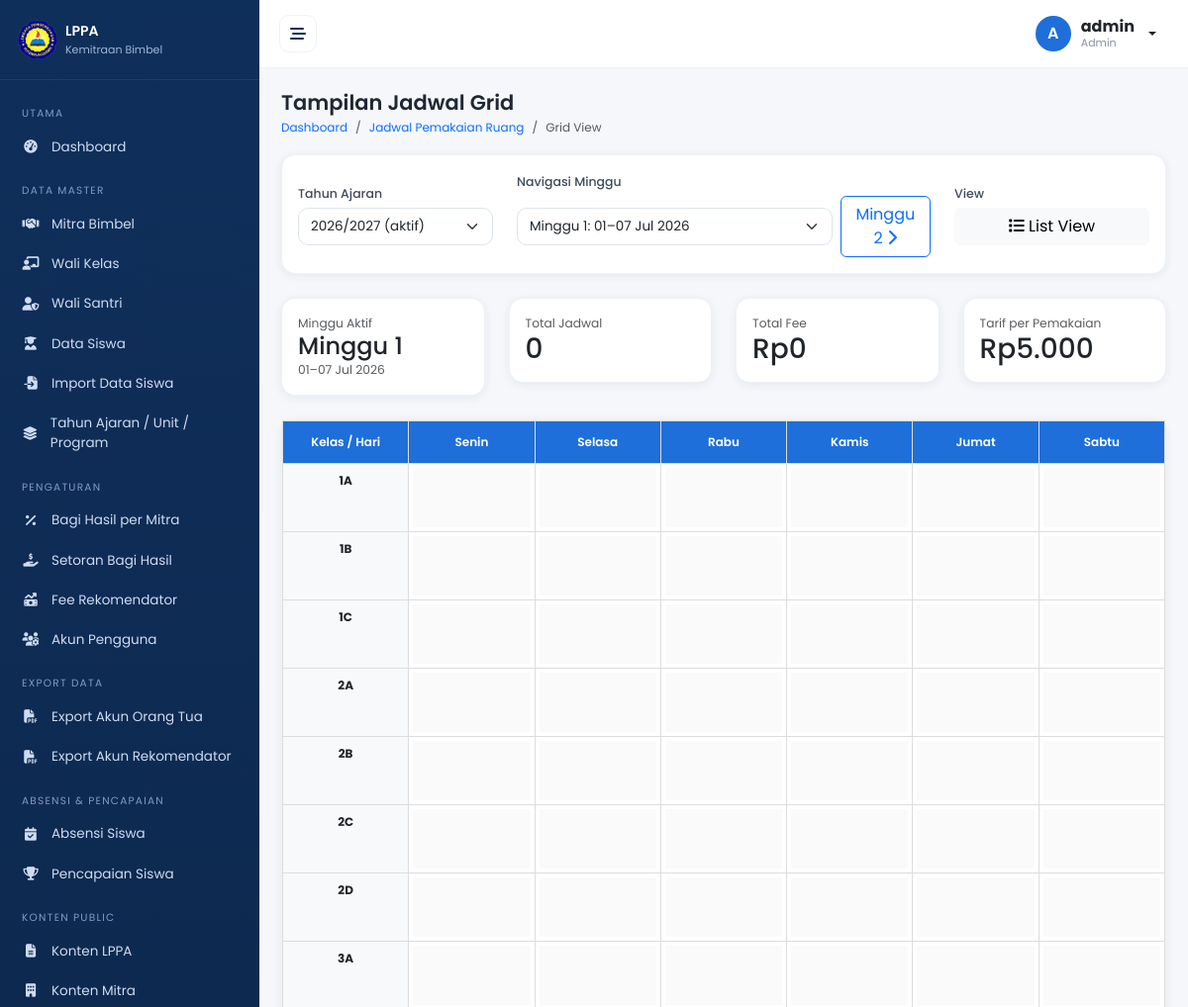
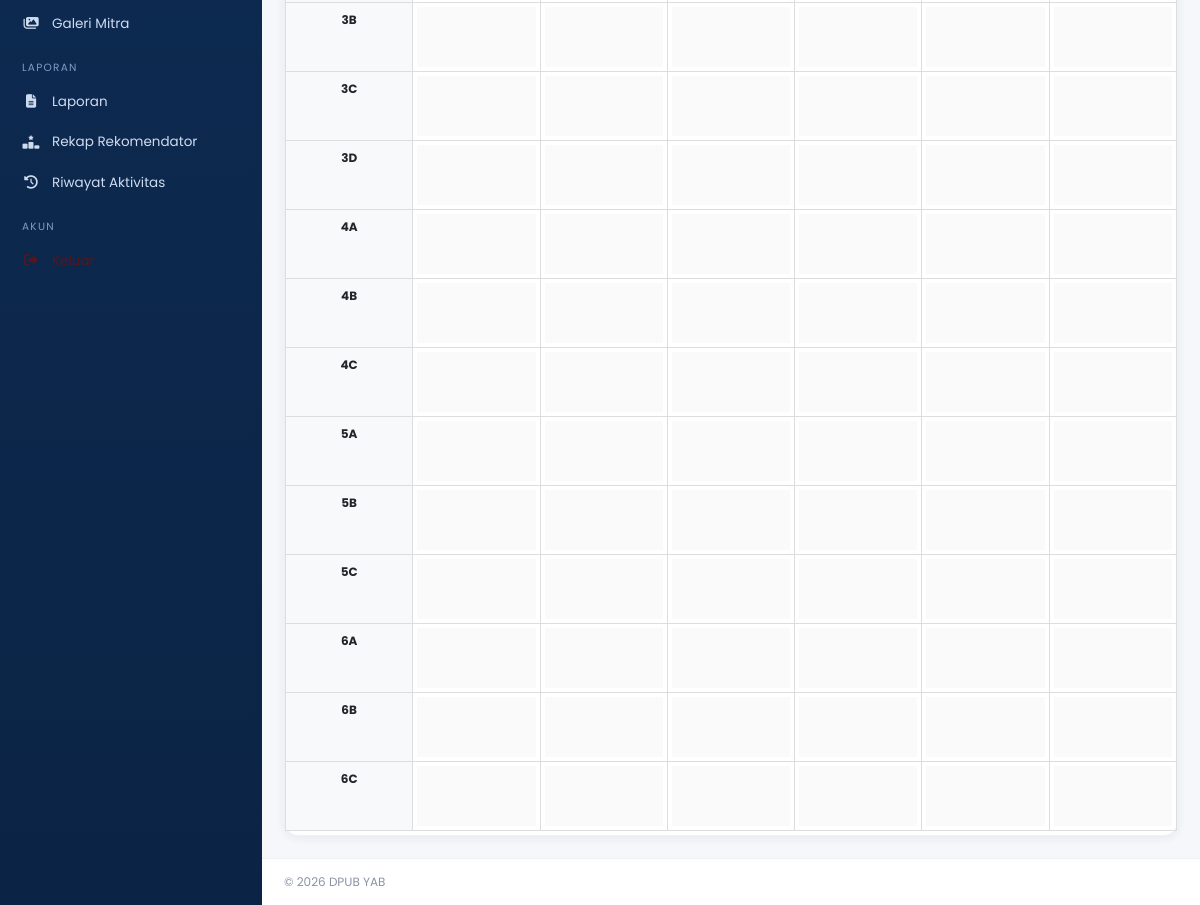
The page /admin/jadwal-grid-view.php (signed in) on the database its author committed (2 pictures, top to bottom).
### tables this page shows
CREATE TABLE `academic_years` (
  `id` int(11) NOT NULL,
  `nama_tahun_ajaran` varchar(30) NOT NULL,
  `tanggal_mulai` date DEFAULT NULL,
  `tanggal_selesai` date DEFAULT NULL,
  `status` enum('aktif','nonaktif') NOT NULL DEFAULT 'aktif'
);

CREATE TABLE `config_fee_settings` (
  `id` int(11) NOT NULL,
  `jenis_fee` varchar(50) NOT NULL,
  `deskripsi` text DEFAULT NULL,
  `tarif_default` decimal(10,0) NOT NULL DEFAULT 5000,
  `satuan` varchar(20) NOT NULL DEFAULT 'per_pemakaian',
  `status` enum('aktif','nonaktif') NOT NULL DEFAULT 'aktif',
  `created_at` timestamp NOT NULL DEFAULT current_timestamp(),
  `updated_at` timestamp NOT NULL DEFAULT current_timestamp() ON UPDATE current_timestamp()
);

### config/database.php (called while the page is built, shortened)
<?php
function db(): PDO {
    static $pdo = null;
    if ($pdo === null) {
        $dsn = 'mysql:host=' . DB_HOST . ';dbname=' . DB_NAME . ';charset=' . DB_CHARSET;
        try {
            $pdo = new PDO($dsn, DB_USER, DB_PASS, [
                PDO::ATTR_ERRMODE            => PDO::ERRMODE_EXCEPTION,
                PDO::ATTR_DEFAULT_FETCH_MODE => PDO::FETCH_ASSOC,
                PDO::ATTR_EMULATE_PREPARES   => false,
            ]);
        } catch (PDOException $e) {
            die('Koneksi database gagal: ' . htmlspecialchars($e->getMessage()));
        }
    }
    return $pdo;
}

### includes/functions.php (called while the page is built, shortened)
<?php
function e($v): string { return htmlspecialchars((string)$v, ENT_QUOTES, 'UTF-8'); }

### admin/jadwal-grid-view.php (the view, shortened to what this page needs)
<?php
function get_tarif_fee() {
    $config = db()->query("SELECT tarif_default FROM config_fee_settings WHERE jenis_fee = 'fee_wali_kelas_sd' AND status = 'aktif' LIMIT 1")->fetch();
    return $config ? (float)$config['tarif_default'] : 5000;
}
function calculate_week_dates($academicYearId, $mingguKe) {
    $ay = db()->prepare("SELECT tanggal_mulai FROM academic_years WHERE id = ?");
    $ay->execute([$academicYearId]);
    $ay = $ay->fetch();
    $startDate = new DateTime($ay['tanggal_mulai']);
    $startDate->modify('+' . (($mingguKe - 1) * 7) . ' days');
    $endDate = clone $startDate;
    $endDate->modify('+6 days');
    return [
        'minggu_ke' => $mingguKe,
        'tanggal_mulai' => $startDate->format('Y-m-d'),
        'tanggal_selesai' => $endDate->format('Y-m-d'),
        'display' => $startDate->format('d') . '–' . $endDate->format('d M Y')
    ];
}
$filterAcademicYear = $_GET['academic_year_id'] ?? '';
$filterMinggu = $_GET['minggu_ke'] ?? 1;
if ($filterAcademicYear === '') {
    $activeAY = db()->query("SELECT id FROM academic_years WHERE status='aktif' ORDER BY id DESC LIMIT 1")->fetch();
    if ($activeAY) {
        $filterAcademicYear = $activeAY['id'];
    } else {
        $latestAY = db()->query("SELECT id FROM academic_years ORDER BY id DESC LIMIT 1")->fetch();
        if ($latestAY) $filterAcademicYear = $latestAY['id'];
    }
}
$currentWeekDates = calculate_week_dates($filterAcademicYear, $filterMinggu);
$jadwal = db()->prepare("
    SELECT j.*, p.nama_mitra, k.nama_kelas, ay.nama_tahun_ajaran
    FROM jadwal_pemakaian_ruang j
    LEFT JOIN partners p ON p.id = j.partner_id
    LEFT JOIN kelas_detail k ON k.id = j.kelas_detail_id
    LEFT JOIN academic_years ay ON ay.id = j.academic_year_id
    WHERE j.academic_year_id = ? AND j.minggu_ke = ?
    ORDER BY FIELD(j.hari, 'Senin', 'Selasa', 'Rabu', 'Kamis', 'Jumat', 'Sabtu'), k.nama_kelas, j.jam_mulai
");
$jadwal->execute([(int)$filterAcademicYear, (int)$filterMinggu]);
$jadwal = $jadwal->fetchAll();
$hariList = ['Senin', 'Selasa', 'Rabu', 'Kamis', 'Jumat', 'Sabtu'];
$kelasList = ['1A', '1B', '1C', '2A', '2B', '2C', '2D', '3A', '3B', '3C', '3D', '4A', '4B', '4C', '5A', '5B', '5C', '6A', '6B', '6C'];
$grid = [];
foreach ($kelasList as $kelas) {
    foreach ($hariList as $hari) {
        $grid[$kelas][$hari] = [];
    }
}
$academicYears = db()->query("SELECT * FROM academic_years ORDER BY status DESC, nama_tahun_ajaran")->fetchAll();
$tarifFee = get_tarif_fee();
$availableWeeks = [];
if ($filterAcademicYear) {
    for ($i = 1; $i <= 52; $i++) {
        $weekDates = calculate_week_dates($filterAcademicYear, $i);
        if ($weekDates) {
            $availableWeeks[] = $weekDates;
        }
    }
}
include __DIR__ . '/../includes/header.php';
?>
<div class="card mb-4">
  <div class="card-body">
    <div class="row align-items-center">
      <div class="col-md-3">
        <label class="form-label">Tahun Ajaran</label>
        <select name="academic_year_id" class="form-select" onchange="location.href='?academic_year_id='+this.value+'&minggu_ke=1'">
          <?php foreach ($academicYears as $ay): ?>
            <option value="<?= $ay['id'] ?>" <?= $filterAcademicYear == $ay['id'] ? 'selected' : '' ?>>
              <?= e($ay['nama_tahun_ajaran']) ?> (<?= $ay['status'] ?>)
            </option>
          <?php endforeach; ?>
        </select>
      </div>
      <div class="col-md-6">
        <label class="form-label">Navigasi Minggu</label>
        <div class="d-flex align-items-center gap-2">
          <select class="form-select" onchange="location.href='?academic_year_id=<?= $filterAcademicYear ?>&minggu_ke='+this.value">
            <?php foreach ($availableWeeks as $week): ?>
              <option value="<?= $week['minggu_ke'] ?>" <?= $filterMinggu == $week['minggu_ke'] ? 'selected' : '' ?>>
                Minggu <?= $week['minggu_ke'] ?>: <?= $week['display'] ?>
              </option>
            <?php endforeach; ?>
          </select>
          <?php if ($filterMinggu < 52): ?>
            <a href="?academic_year_id=<?= $filterAcademicYear ?>&minggu_ke=<?= $filterMinggu + 1 ?>" class="btn btn-outline-primary">
              Minggu <?= $filterMinggu + 1 ?> <i class="fa-solid fa-chevron-right"></i>
            </a>
          <?php endif; ?>
        </div>
      </div>
      <div class="col-md-3">
        <label class="form-label">View</label>
        <a href="jadwal-pemakaian-ruang?academic_year_id=<?= $filterAcademicYear ?>&minggu_ke=<?= $filterMinggu ?>" class="btn btn-light w-100">
          <i class="fa-solid fa-list"></i> List View
        </a>
      </div>
    </div>
  </div>
</div>
<div class="row g-4 mb-4">
  <div class="col-lg-3">
    <div class="card">
      <div class="card-body">
        <div class="text-muted small">Minggu Aktif</div>
        <div class="h4 mb-0">Minggu <?= $filterMinggu ?></div>
        <div class="text-muted small"><?= $currentWeekDates['display'] ?? '-' ?></div>
      </div>
    </div>
  </div>
  <div class="col-lg-3">
    <div class="card">
      <div class="card-body">
        <div class="text-muted small">Total Jadwal</div>
        <div class="h3 mb-0"><?= count($jadwal) ?></div>
      </div>
    </div>
  </div>
  <div class="col-lg-3">
    <div class="card">
      <div class="card-body">
        <div class="text-muted small">Total Fee</div>
        <div class="h3 mb-0">Rp<?= number_format(count($jadwal) * $tarifFee, 0, ',', '.') ?></div>
      </div>
    </div>
  </div>
  <div class="col-lg-3">
    <div class="card">
      <div class="card-body">
        <div class="text-muted small">Tarif per Pemakaian</div>
        <div class="h3 mb-0">Rp<?= number_format($tarifFee, 0, ',', '.') ?></div>
      </div>
    </div>
  </div>
</div>
<div class="card">
  <div class="card-body p-0">
    <div class="table-responsive-wrapper mobile-table-wrapper">
      <table class="schedule-grid">
        <thead>
          <tr>
            <th>Kelas / Hari</th>
            <?php foreach ($hariList as $hari): ?>
              <th><?= $hari ?></th>
            <?php endforeach; ?>
          </tr>
        </thead>
        <tbody>
          <?php foreach ($kelasList as $kelas): ?>
          <tr>
            <td class="kelas-cell"><?= $kelas ?></td>
            <?php foreach ($hariList as $hari): ?>
              <td>
                <?php if (!empty($grid[$kelas][$hari])): ?>
                  <?php foreach ($grid[$kelas][$hari] as $item): ?>
                    <div class="schedule-item" style="border-left-color: <?= get_partner_color($item['partner_id']) ?>">
                      <div class="bimbel-name"><?= e($item['nama_mitra']) ?></div>
                      <div class="jam"><?= e($item['jam_mulai']) ?> - <?= e($item['jam_selesai']) ?></div>
                      <div class="fee">Rp<?= number_format($item['tarif_fee'], 0, ',', '.') ?></div>
                    </div>
                  <?php endforeach; ?>
                <?php else: ?>
                  <div class="empty-cell"></div>
                <?php endif; ?>
              </td>
            <?php endforeach; ?>
          </tr>
          <?php endforeach; ?>
        </tbody>
      </table>
    </div>
  </div>
</div>
<?php include __DIR__ . '/../includes/footer.php'; ?>

### assets/css/style.css (style rules this page uses)
:root { --navy:#0f2f5b; --navy-700:#14406f; --blue:#1e6fd9; --blue-100:#e8f1fd; --gray-50:#f5f7fa; --gray-100:#eef1f6; --gray-400:#8a93a5; --text:#1f2734; --green:#16a34a; --amber:#d97706; --red:#dc2626; --radius:14px; --shadow:0 2px 10px rgba(15,47,91,.07); --sidebar-w:262px; }
* { box-sizing:border-box }
html,body { overflow-x:hidden }
body { margin:0;font-family:'Poppins',system-ui,sans-serif;background:var(--gray-50);color:var(--text);font-size:14px }
a { text-decoration:none }
.card { border:1px solid var(--gray-100);border-radius:var(--radius);box-shadow:var(--shadow) }
.form-label { font-size:12.5px;font-weight:500;color:#3f4a5f;margin-bottom:4px }
.form-control,.form-select { border-radius:10px;border-color:#dde3ec;font-size:13.5px;padding:.5rem .75rem }
.table-responsive-wrapper { overflow-x:auto;-webkit-overflow-scrolling:touch;-ms-overflow-style:-ms-autohiding-scrollbar;max-width:100% }
.mobile-table-wrapper { padding-bottom:4px }

### admin/jadwal-grid-view.php (style rules this page uses)
.schedule-grid { border-collapse: collapse; width: 100%; font-size: 12px; }
.schedule-grid th { background: #1e6fd9; color: white; padding: 12px 8px; text-align: center; font-weight: 600; border: 1px solid #ddd; }
.schedule-grid td { border: 1px solid #ddd; padding: 4px; vertical-align: top; min-width: 120px; max-width: 150px; }
.schedule-grid .kelas-cell { background: #f8f9fa; font-weight: 700; text-align: center; padding: 8px; border: 1px solid #ddd; }
.empty-cell { background: #fafafa; height: 60px; }

### rows shown on the page
academic_years: id "Minggu 1: 01–07 Jul 2026", id+tanggal_mulai "01–07 Jul 2026"
config_fee_settings: count($jadwal)*$tarifFee "0", tarif_default "5.000"

### other values the page prints
substr(user()['nama'] ?? 'U', 0, 1) "A"
user()['nama'] "admin"
str_replace('_', ' ', ucfirst(role())) "Admin"
$PAGE_TITLE "Tampilan Jadwal Grid"
$b['label'] "Dashboard"
$b['label'] "Jadwal Pemakaian Ruang"
$b['label'] "Grid View"
$filterMinggu + 1 "2"
$filterMinggu "1"
count($jadwal) "0"
$hari "Senin"
$hari "Selasa"
$hari "Rabu"
$hari "Kamis"
$hari "Jumat"
